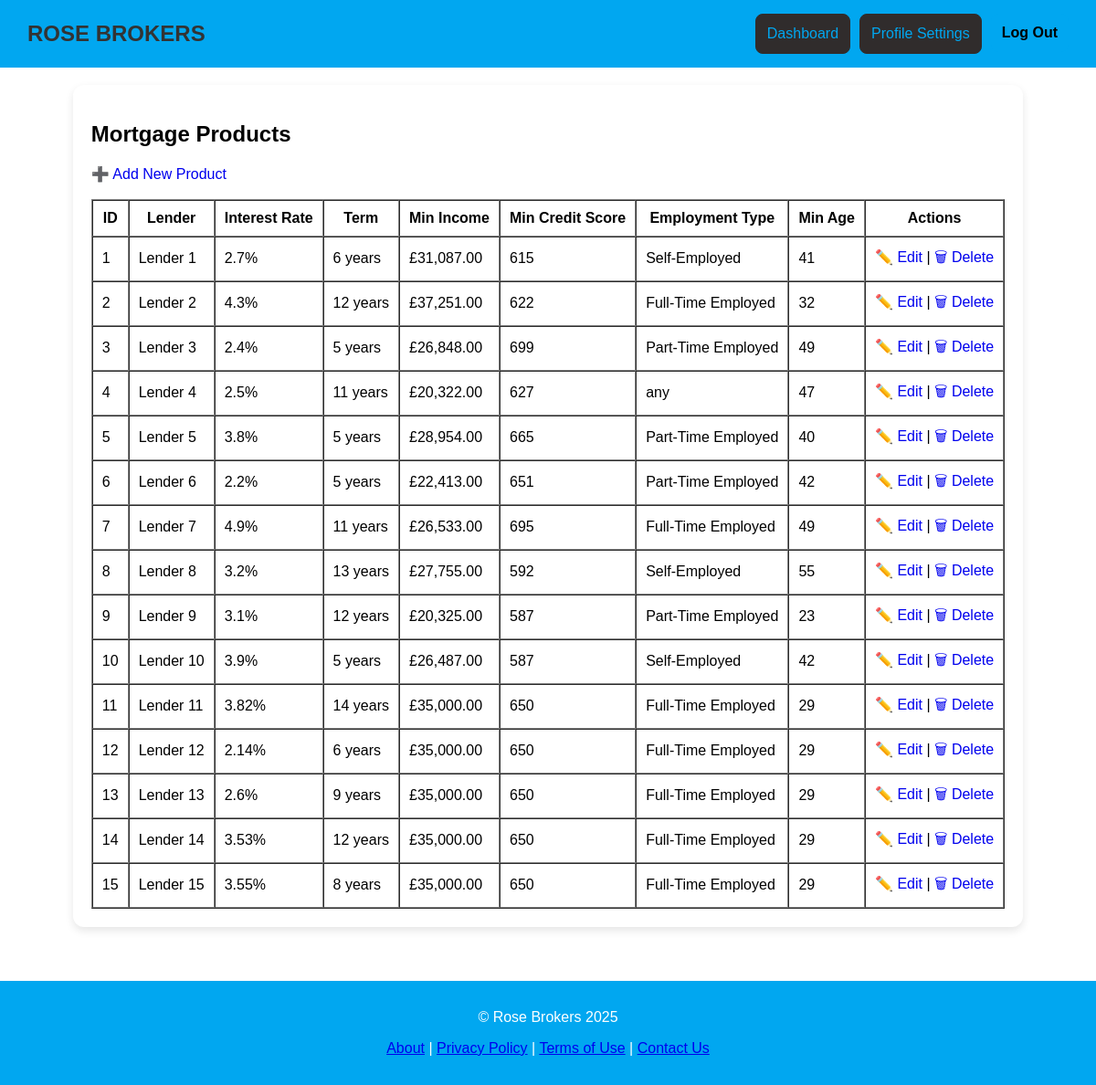
The app's page /product_list.php (signed in), older data.
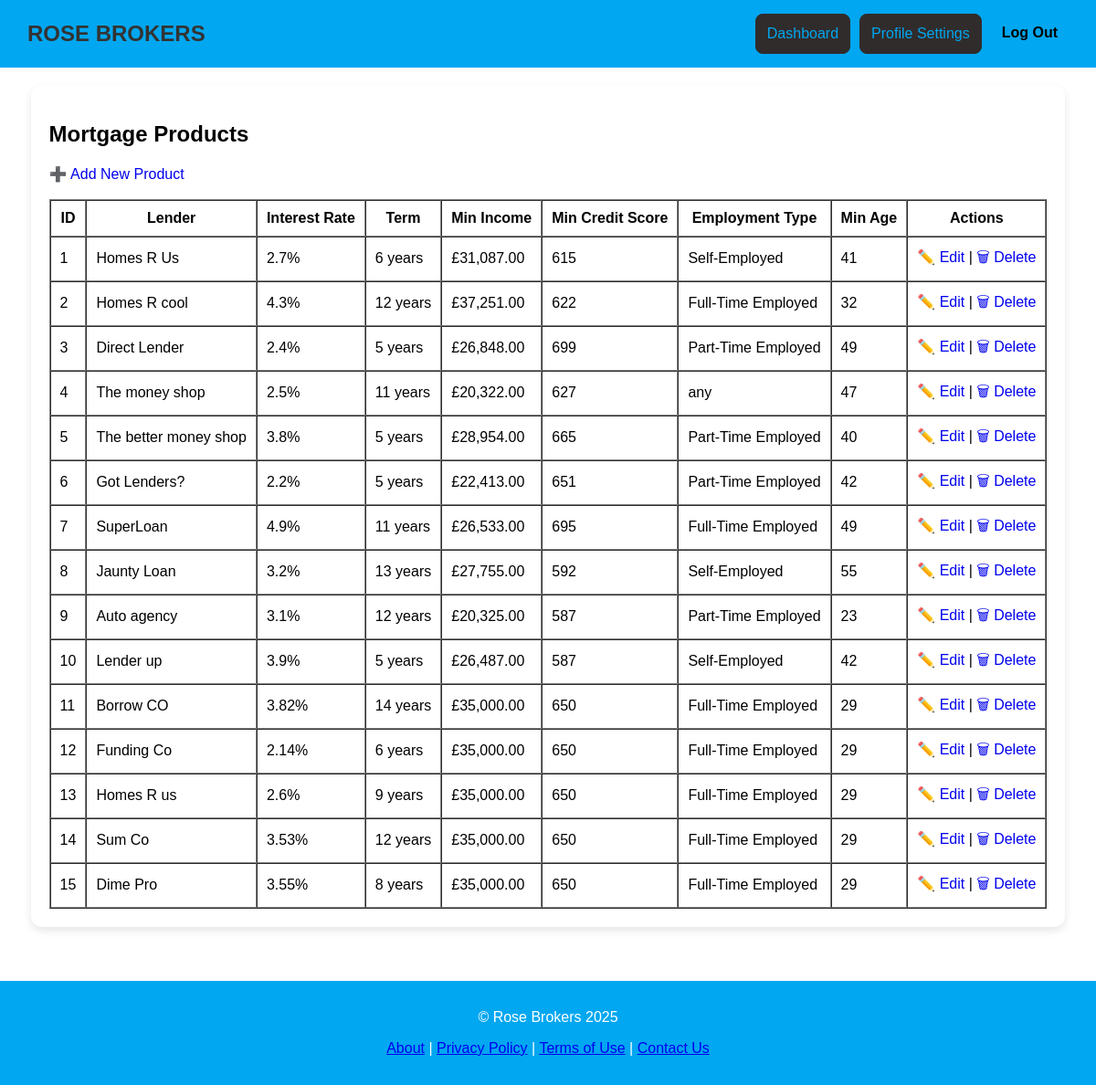
The same page, newer data.
### tables this page shows
CREATE TABLE "Product" (
	"ProductId"	INTEGER,
	"Lender"	TEXT,
	"InterestRate"	REAL,
	"MortgageTerm"	INTEGER,
	"MinIncome"	INTEGER,
	"MinCreditScore"	INTEGER,
	"EmploymentType"	TEXT,
	"MinAge"	INTEGER,
	PRIMARY KEY("ProductId")
);

### product_list.php (the view, shortened to what this page needs)
<?php
require 'db.php';
require 'headerFooter.php';
$products = $conn->query("SELECT * FROM Product")->fetchAll(PDO::FETCH_ASSOC);
?>
<!DOCTYPE html>
<html>
<head>
    <link rel="stylesheet" href="css/global.css" />
</head>
<body>
    <?php render_navbar() ?>
    <div class="container mt-4">
        <div class="table-container">
            <h2>Mortgage Products</h2>
            <a href="add_product.php" id="no-underline">➕ Add New Product</a><br><br>
            <table border="1" cellpadding="10" cellspacing="0">
                <tr>
                    <th>ID</th>
                    <th>Lender</th>
                    <th>Interest Rate</th>
                    <th>Term</th>
                    <th>Min Income</th>
                    <th>Min Credit Score</th>
                    <th>Employment Type</th>
                    <th>Min Age</th>
                    <th>Actions</th>
                </tr>
                <?php foreach ($products as $p): ?>
                    <tr>
                        <td><?= $p['ProductId'] ?></td>
                        <td><?= htmlspecialchars($p['Lender']) ?></td>
                        <td><?= rtrim(rtrim(number_format($p['InterestRate'], 2, '.', ''), '0'), '.') ?>%</td>
                        <td>
                            <?php
                                $months = (int) $p['MortgageTerm'];
                                $years = intdiv($months, 12);
                                $remainingMonths = $months % 12;
                                if ($years > 0 && $remainingMonths > 0) {
                                    echo "{$years} year" . ($years > 1 ? 's' : '') . " and {$remainingMonths} month" . ($remainingMonths > 1 ? 's' : '');
                                } elseif ($years > 0) {
                                    echo "{$years} year" . ($years > 1 ? 's' : '');
                                } elseif ($remainingMonths > 0) {
                                    echo "{$remainingMonths} month" . ($remainingMonths > 1 ? 's' : '');
                                } else {
                                    echo "N/A";
                                }
                            ?>
                        </td>
                        <td>£<?= number_format($p['MinIncome'], 2) ?></td>
                        <td><?= $p['MinCreditScore'] ?></td>
                        <td><?= $p['EmploymentType'] ?></td>
                        <td><?= $p['MinAge'] ?></td>
                        <td>
                            <a href="edit_product.php?id=<?= $p['ProductId'] ?>" id="no-underline">✏️ Edit</a> |
                            <a href="delete_product.php?id=<?= $p['ProductId'] ?>" onclick="return confirm('Are you sure?')" id="no-underline">🗑 Delete</a>
                        </td>
                    </tr>
                <?php endforeach; ?>
            </table>
        </div>
    </div>
    <?php render_footer() ?>
</body>
</html>

### headerFooter.php
<?php
function render_navbar() {
    $navbar = '<header class="navbar">
        <a href="index.php" class="navbar__title-link"><h1 class="navbar__title">ROSE BROKERS</h1></a>
        <div class="navbar__buttons">';
    if (isset($_SESSION['user_type']) && $_SESSION['user_type'] === 'user') {
      $navbar .= '
          <a href="dashboard.php"><button class="btn btn--register">Dashboard</button></a>
          <a href="settings.php"><button class="btn btn--register">Profile Settings</button></a>
          <a href="logout.php"><button class="btn btn--login">Log Out</button></a>';
    } elseif (isset($_SESSION['user_type']) && $_SESSION['user_type'] === 'broker') {
      $navbar .= '
          <a href="broker-dashboard.php"><button class="btn btn--register">Dashboard</button></a>
          <a href="broker-setting.php"><button class="btn btn--register">Profile Settings</button></a>
          <a href="logout.php"><button class="btn btn--login">Log Out</button></a>';
    } else {
      $navbar .= '
          <a href="register.php"><button class="btn btn--register">Register</button></a>
          <a href="login.php"><button class="btn btn--login">Log In</button></a>';
    }
    $navbar .= '</div></header>';
    echo $navbar;
  }
function render_footer(){
    $footer = '    <footer class="footer">
      <p class="footer__text">© Rose Brokers 2025</p>
        <a href="/about.php">About</a> |
        <a href="/privacy.php">Privacy Policy</a> |
        <a href="/terms.php">Terms of Use</a> |
        <a href="/contact.php">Contact Us</a>
      </p>
    </footer> ';
    echo $footer;
}
?>

### css/global.css (style rules this page uses)
body { font-family: Arial, sans-serif; margin: 0; padding: 0; background-color: white; }
.navbar { background-color: #01A7F0; color: #333; display: flex; justify-content: space-between; align-items: center; padding: 15px 30px; }
.navbar__title { margin: 0; font-size: 24px; font-weight: bold; text-decoration: none; }
.navbar__title-link { text-decoration: none; color: inherit; }
.navbar__buttons { display: flex; gap: 10px; }
.container { display: flex; height: 100vh; justify-content: center; align-items: center; padding-top: 80px; padding-bottom: 80px; }
.btn { padding: 12px; border: none; border-radius: 8px; font-size: 16px; cursor: pointer; width: 100%; }
.btn--login { background-color: #01A7F0; color: black; font-weight: bold; border-color: black; border-width: 5px; }
.btn--register { background-color: #302c2c; color: #01A7F0; border: 1px solid #302c2c; }
.footer { background-color: #01A7F0; color: white; text-align: center; padding: 15px; margin-top: 40px; }
.table-container { background: white; padding: 20px; border-radius: 12px; box-shadow: 0px 4px 10px rgba(0, 0, 0, 0.1); }
#no-underline { text-decoration: none; }

Row changes from the older to the newer data that the page shows:
changed product id 1: Lender "Lender 1" → "Homes R Us"
changed product id 2: Lender "Lender 2" → "Homes R cool"
changed product id 3: Lender "Lender 3" → "Direct Lender"
changed product "any": Lender "Lender 4" → "The money shop"
changed product id 5: Lender "Lender 5" → "The better money shop"
changed product id 6: Lender "Lender 6" → "Got Lenders?"
changed product id 7: Lender "Lender 7" → "SuperLoan"
changed product id 8: Lender "Lender 8" → "Jaunty Loan"
changed product id 9: Lender "Lender 9" → "Auto agency"
changed product id 10: Lender "Lender 10" → "Lender up"
changed product id 11: Lender "Lender 11" → "Borrow CO"
changed product id 12: Lender "Lender 12" → "Funding Co"
changed product id 13: Lender "Lender 13" → "Homes R us"
changed product id 14: Lender "Lender 14" → "Sum Co"
changed product id 15: Lender "Lender 15" → "Dime Pro"
